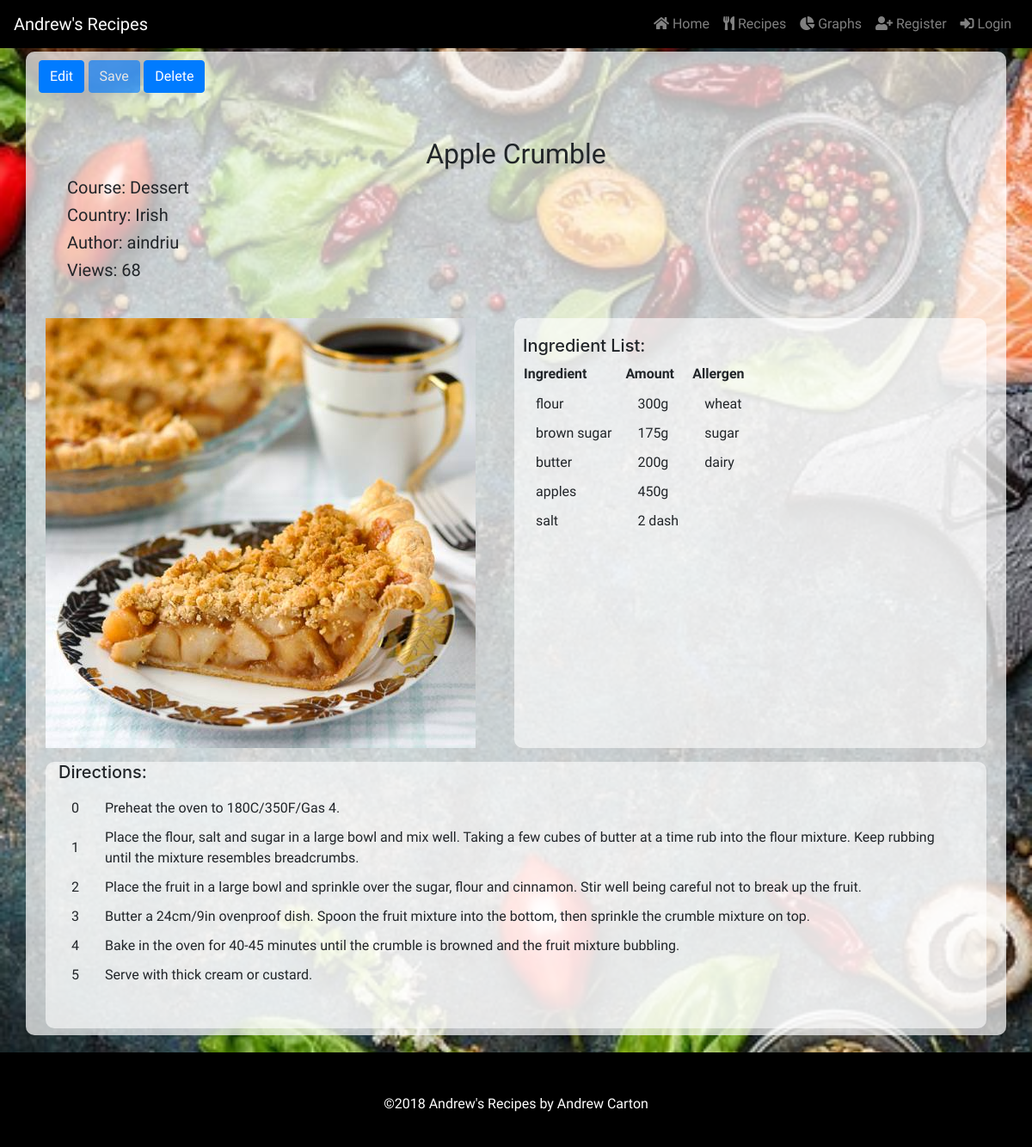
Screenshot of /recipe?id=10 with the database file from the repository.
### tables this page shows
CREATE TABLE recipes (
	id INTEGER NOT NULL, 
	name VARCHAR NOT NULL, 
	country VARCHAR NOT NULL, 
	course VARCHAR NOT NULL, 
	image VARCHAR NOT NULL, 
	views INTEGER NOT NULL, 
	user_id INTEGER, 
	PRIMARY KEY (id), 
	FOREIGN KEY(user_id) REFERENCES users (id)
);

CREATE TABLE users (
	id INTEGER NOT NULL, 
	name VARCHAR, 
	password VARCHAR, 
	PRIMARY KEY (id)
);

CREATE TABLE ingredients (
	id INTEGER NOT NULL, 
	name VARCHAR, 
	allergen VARCHAR, 
	PRIMARY KEY (id)
);

CREATE TABLE ingredients_list (
	recipe_id INTEGER, 
	ingredient_id INTEGER, 
	quantity VARCHAR NOT NULL, 
	FOREIGN KEY(recipe_id) REFERENCES recipes (id), 
	FOREIGN KEY(ingredient_id) REFERENCES ingredients (id)
);

CREATE TABLE directions_list (
	recipe_id INTEGER, 
	text VARCHAR NOT NULL, 
	number INTEGER NOT NULL, 
	FOREIGN KEY(recipe_id) REFERENCES recipes (id)
);

### recipemain.py (the view)
@app.route('/recipe')
def recipe():
    conn = database.engine.connect()
    idx = request.args.get('id')
    recipe = database.recipe_get(idx, conn)
    selrecipes = select([database.recipes]).where(database.recipes.c.id == idx)
    recipesresult = conn.execute(selrecipes)
    for recipesrow in recipesresult:
        stmt = database.recipes.update().values(
            views=(recipesrow.views + 1)).where(database.recipes.c.id == idx)
        conn.execute(stmt)
    conn.close()
    return render_template('recipe.html', recipe=recipe)

### templates/recipe.html (shortened to what this page needs)
{% extends 'base.html' %}
{% block content %}
    <div class="container recipe-page-container">
        <button type="button" class="btn btn-primary myfont" id="editbutton" onclick="makeEditable()">Edit</button>
        <button type="button" class="btn btn-primary myfont" id="savebutton" onclick="saveAll()" disabled>Save</button>
        <button type="button" class="btn btn-primary myfont" id="deletebutton" onclick="deleterecipe()">Delete</button>
        <div class="container">
        <div class="row justify-content-center">
            <div class="col m-2 justify-content-center">
                <div class="recipe-padding">
                    <br>
                    <h2 class="myfont text-center">{% print recipe.name %}</h2>
                    <h5 class="myfont">Course: {% print recipe.course %}</h5>
                    <h5 class="myfont">Country: {% print recipe.country %}</h5>
                    <h5 class="myfont">Author: {% print recipe.author %}</h5>
                    <h5 class="myfont">Views: {% print recipe.views %}</h5>
                </div>
            </div>
        </div>
        <div class="row">
            <div class="col p-2">
                    <img src="static/images/{% print recipe.image %}" />
            </div>
            <div class="col recipe-ingredients recipe-padding m-2">
                <h5> Ingredient List:</h5>
                    <table class="ingredients" id="ingredients" style="padding:20px">
                        <tr>
                                <th class="myfont">Ingredient</th>
                                <th class="myfont">Amount</th>
                                <th class="myfont">Allergen</th>
                        </tr>
                        {% for y in recipe.ingredients %}
                        <tr>
                            <td  class="myfont table-padding">{% print y.name %}</td>
                            <td  class="myfont table-padding">{% print y.amount %}</td>
                            <td  class="myfont table-padding">{% print y.allergen %}</td>
                        </tr>
                        {% endfor %}
                </table>
                <br>
            </div>
        </div>
        <div class="row">
            <div class="col recipe-directions m-2">
                <h5>Directions:</h5>
                <table class="directions recipe-padding" id="directions" style="padding:20px">
                    {% for y in recipe.directions %}
                    <tr draggable="true" class="column">
                        <td class="myfont table-padding">{% print y.number %}</td>
                        <td class="myfont table-padding">{% print y.text %}</td>
                    </tr>
                    {% endfor %}
                </table>
            </div>
        </div>
    </div>
    </div>
{% endblock %}

### static/css/recipe.css (style rules this page uses)
body, html { position: relative; height: 100%; bottom: 50px; padding-top: 70px; overflow-y:scroll; overflow-x: hidden; background-color: black; }
.bg { background-image: url("../images/recipe-background.jpg"); height: 100%; background-attachment: fixed; background-position: center; background-repeat: no-repeat; background-size: cover; }
.table-padding { padding:10px 15px 0 15px; }
.recipe-page-container { padding-top:10px; margin-top: 20px; margin-bottom: 30px; background-color: rgba(255, 255, 255, .7); border-radius: 10px; }
.myfont { font-family: "Satisfy", serif; }
.recipe-ingredients { background-color: rgba(255, 255, 255, 0.6); border-radius: 10px; }
.recipe-directions { background-color: rgba(255, 255, 255, 0.6); border-radius: 10px; padding-bottom: 50px; }
.recipe-padding { padding-top: 20px; padding-right: 10px; padding-bottom: 20px; padding-left: 10px; }

### rows the page displays
recipes: name "Apple Crumble", course "Dessert", country "Irish", image (picture)
users: name "aindriu"
ingredients: name "flour", allergen "wheat"
ingredients_list: quantity "300g"
ingredients: name "brown sugar", allergen "sugar"
ingredients_list: quantity "175g"
ingredients: name "butter", allergen "dairy"
ingredients_list: quantity "200g"
ingredients: name "apples"
ingredients_list: quantity "450g"
ingredients: name "salt"
ingredients_list: quantity "2 dash"
directions_list: number "0", text "Preheat the oven to 180C/350F/Gas 4."
directions_list: number "1", text "Place the flour, salt and sugar in a large bowl and mix well. Taking a few cubes of butter at a time rub into the flour mixture. Keep rubbing until the mixture resembles breadcrumbs."
directions_list: number "2", text "Place the fruit in a large bowl and sprinkle over the sugar, flour and cinnamon. Stir well being careful not to break up the fruit."
directions_list: number "3", text "Butter a 24cm/9in ovenproof dish. Spoon the fruit mixture into the bottom, then sprinkle the crumble mixture on top."
directions_list: number "4", text "Bake in the oven for 40-45 minutes until the crumble is browned and the fruit mixture bubbling."
directions_list: number "5", text "Serve with thick cream or custard."

### other values shown
{{ print recipe.views }} "68"
